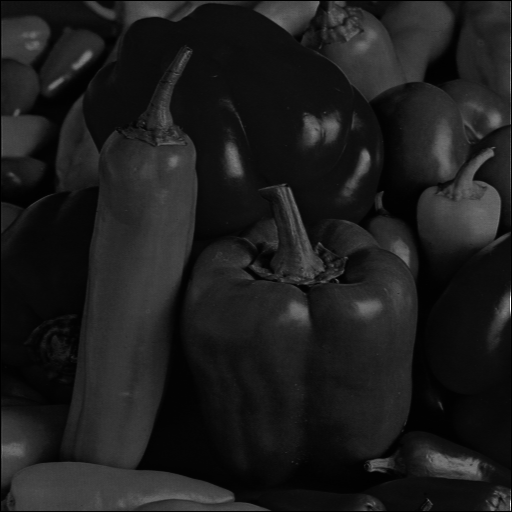
//> input picture ImageProcessing/LenaTest/peppers_sotet.bmp, 512 x 512 px
$ ./lenatest peppers_sotet.bmp   (built with g++ and OpenCV 4)
//> lines starting //> are read from the running program, lines starting //| are printed output that depends on the picture
#include "opencv2/highgui.hpp"
#include "opencv2/imgcodecs.hpp"
#include "opencv2/imgproc.hpp"
#include <iostream>

using namespace std;
using namespace cv;

int main(int argc, char** argv)
{
    CommandLineParser parser(argc, argv, "{@input | lena.jpg | input image}");

    //Színes beolvasás
    Mat src = imread(samples::findFile(parser.get<String>("@input")), IMREAD_COLOR);
//> src is the input picture: 512 rows x 512 cols, CV_8UC3; min 0, max 251, mean 28.8
    imshow("Original", src);

    //Grayscale beolvasás IMREAD_GRAYSCALE flaggel
    Mat gsrc1 = imread(samples::findFile(parser.get<String>("@input")), IMREAD_GRAYSCALE);
//> gsrc1: 512 rows x 512 cols, CV_8UC1; min 0, max 251, mean 28.8
    imshow("Gray scale 1", gsrc1);

    //Színesként kiolvassuk és szürke color_space-t húzunk rá majd elmentjük a gsrc obejctbe
    Mat gsrc2;
    cvtColor(src, gsrc2, cv::COLOR_BGR2GRAY);
    imshow("Gray scale 2", gsrc2);

    //Hisztogram kiszámolása
    int histSize = 256; // hány elemű lesz a hisztogram
    float range[] = { 0, 256 }; //the upper boundary is exclusive
    const float* histRange = { range };
    bool uniform = true, accumulate = false;
    Mat hist; // itt fogjuk tárolni a hisztogramot
    calcHist(&gsrc1, 1, 0, Mat(), hist, 1, &histSize, &histRange, uniform, accumulate);
//> hist = 256 values, max 11589 at index 13, min 0 at index 70, mean 1024

    //Hisztogram kirajzolása
    int hist_w = 512, hist_h = 400; // ezek a változók határozzák meg, hogy mekkora lesz a hisztogramot kirajzoló kép
    int bin_w = cvRound((double)hist_w / histSize); // oszlopok szélessége
    Mat histImage(hist_h, hist_w, CV_8UC3, Scalar(0, 0, 0)); // létrehozunk egy adott méretű, 3 csatornás, csatornánként 8 bites fekete képet
    normalize(hist, hist, 0, histImage.rows, NORM_MINMAX, -1, Mat()); // normalizáljuk magát a hisztogramot, hogy az oszlopok magassága megfeleljen a kép magasságának
//> hist = 256 values, max 400 at index 13, min 0 at index 70, mean 35.34
    for (int i = 1; i < histSize; i++)
    {
        line(histImage, Point(bin_w * (i - 1), hist_h - cvRound(hist.at<float>(i - 1))), Point(bin_w * (i), hist_h - cvRound(hist.at<float>(i))), Scalar(255, 0, 0), 2, 8, 0);
        line(histImage, Point(bin_w * (i - 1), hist_h - cvRound(hist.at<float>(i - 1))), Point(bin_w * (i), hist_h - cvRound(hist.at<float>(i))), Scalar(0, 255, 0), 2, 8, 0);
        line(histImage, Point(bin_w * (i - 1), hist_h - cvRound(hist.at<float>(i - 1))), Point(bin_w * (i), hist_h - cvRound(hist.at<float>(i))), Scalar(0, 0, 255), 2, 8, 0);
    }
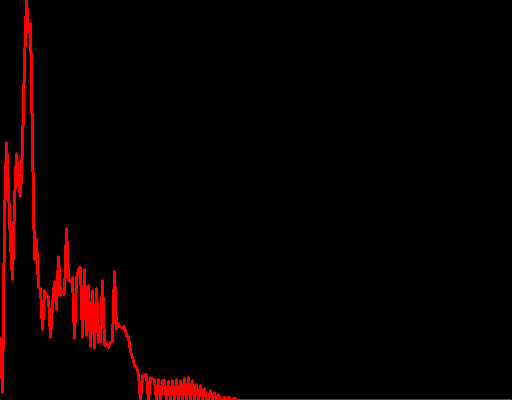
//> histImage: 400 rows x 512 cols, CV_8UC3; mean B, G, R 0, 0, 9.7

    imshow("Hisztogram", histImage);

    //Invertálás 1. Végig iterálunk a pixeleken és kivonjuk minden r/g/b értékét 255-ből
    Mat invertsrc = src.clone();
    for (int i = 0; i < invertsrc.rows; i++)
    {
        for (int j = 0; j < invertsrc.cols; j++)
        {
            Vec3b intensity;
            intensity = invertsrc.at<Vec3b>(i, j);
            uchar blue = intensity.val[0];
            uchar green = intensity.val[1];
            uchar red = intensity.val[2];
            invertsrc.at<Vec3b>(i, j)[0] = 255 - blue;
            invertsrc.at<Vec3b>(i, j)[1] = 255 - green;
            invertsrc.at<Vec3b>(i, j)[2] = 255 - red;
        }
    }
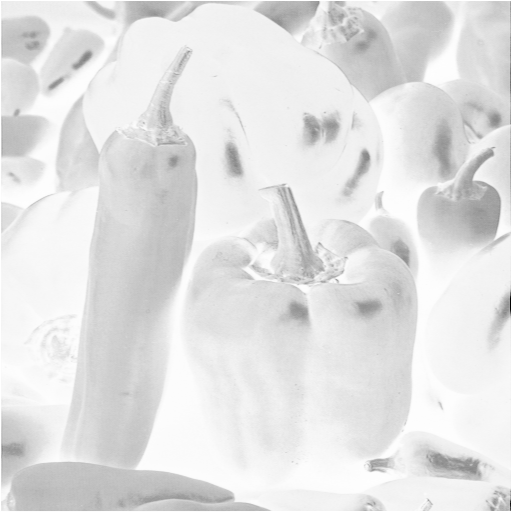
//> invertsrc: 512 rows x 512 cols, CV_8UC3; min 4, max 255, mean 226.2

    imshow("Inverted 1", invertsrc);

    //Invertálás 2. substract() függvénnyel
    Mat invertsrc2 = src.clone();
    Mat full255 = src.clone();

    for (int i = 0; i < full255.rows; i++) //full255 feltöltése 255, 255, 255 értékü pixelekkel
    {
        for (int j = 0; j < full255.cols; j++)
        {
            full255.at<Vec3b>(i, j)[0] = 255;
            full255.at<Vec3b>(i, j)[1] = 255;
            full255.at<Vec3b>(i, j)[2] = 255;
        }
    }
//> full255: 512 rows x 512 cols, CV_8UC3; every value is 255
    invertsrc2 = full255 - invertsrc2; // kivonjuk a két Mat objectet egymásból

    imshow("Inverted 2", invertsrc2);

    //Invertálás bitwise_not() függvénnyel
    Mat invertsrc3 = src.clone();
    bitwise_not(src, invertsrc3);

    imshow("Inverted 3", invertsrc3);

    //grayscale invertálás 255 - gsrc
    Mat negsrc = gsrc2.clone();
    Mat gr255;
    cvtColor(full255, gr255, cv::COLOR_BGR2GRAY);
//> gr255: 512 rows x 512 cols, CV_8UC1; every value is 255
    negsrc = gr255 - negsrc;

    imshow("Gray Inverted", negsrc);

    //Kép elmentése
    vector<int> compression_params;
    compression_params.push_back(IMWRITE_JPEG_QUALITY);
    compression_params.push_back(90); // itt adjuk meg a minőséget
    bool result = false;
    try
    {
        result = imwrite("saved_image1.jpg", gsrc1, compression_params);
    }
    catch (const cv::Exception& ex)
    {
        fprintf(stderr, "Exception saving file: %s\n", ex.what());
    }
    if (result)
        printf("File saved.\n");
    else
        printf("ERROR: Can't save file.\n");

    compression_params.pop_back();
    compression_params.pop_back();
    waitKey();

    return EXIT_SUCCESS;
}
